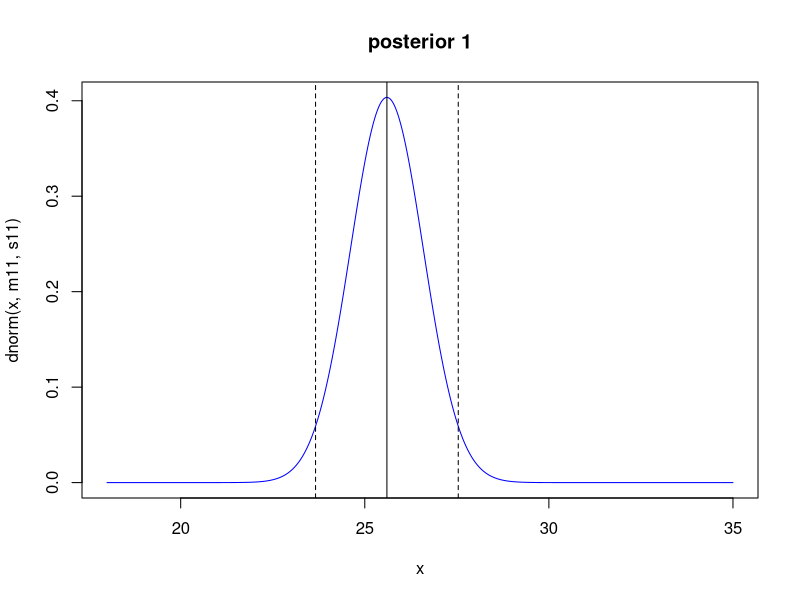
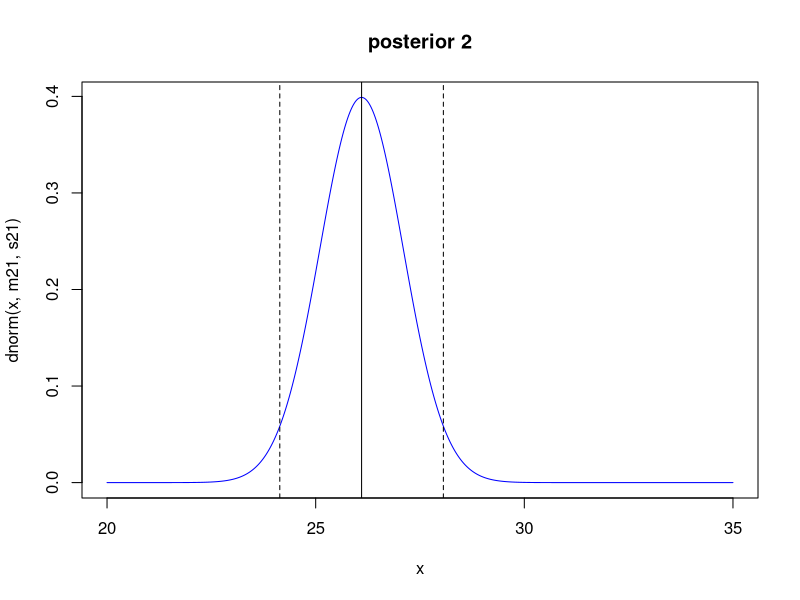
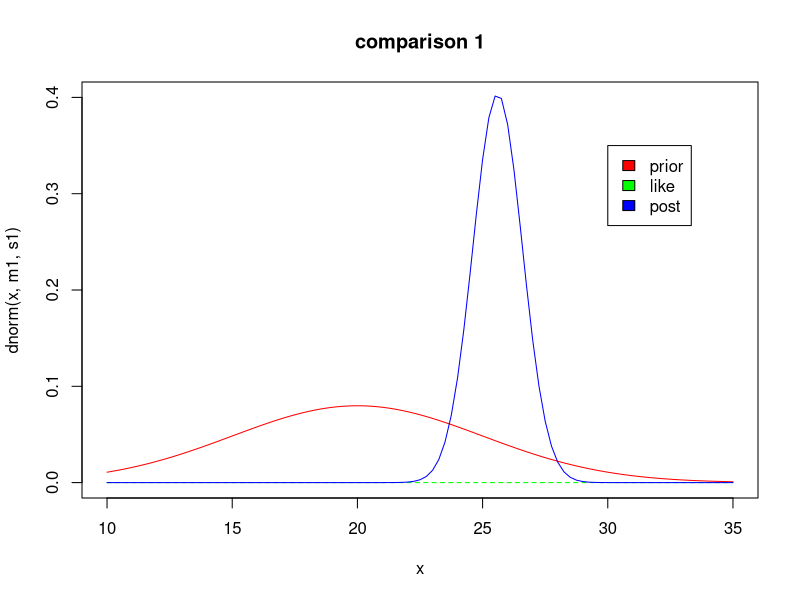
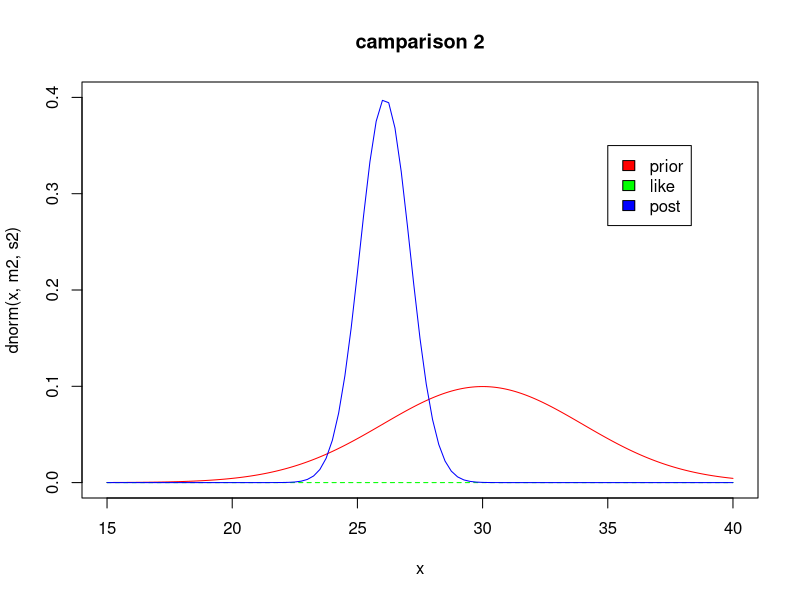
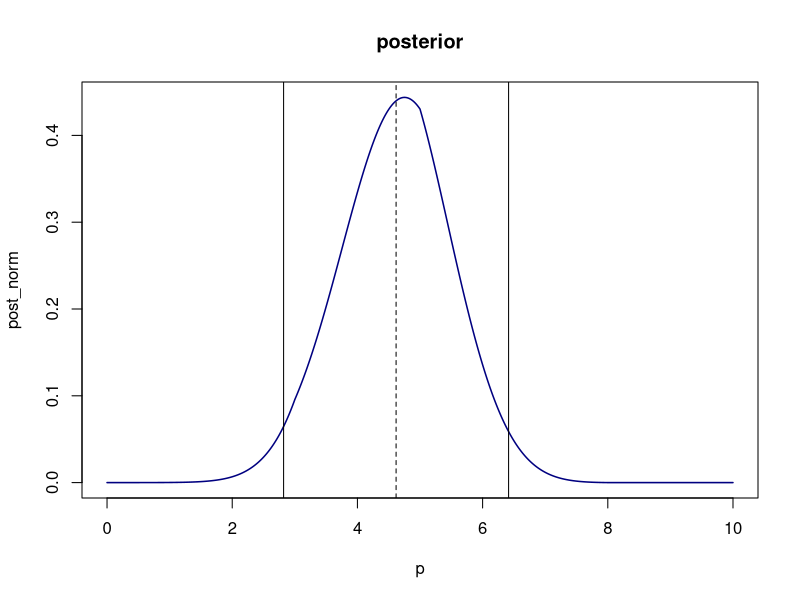
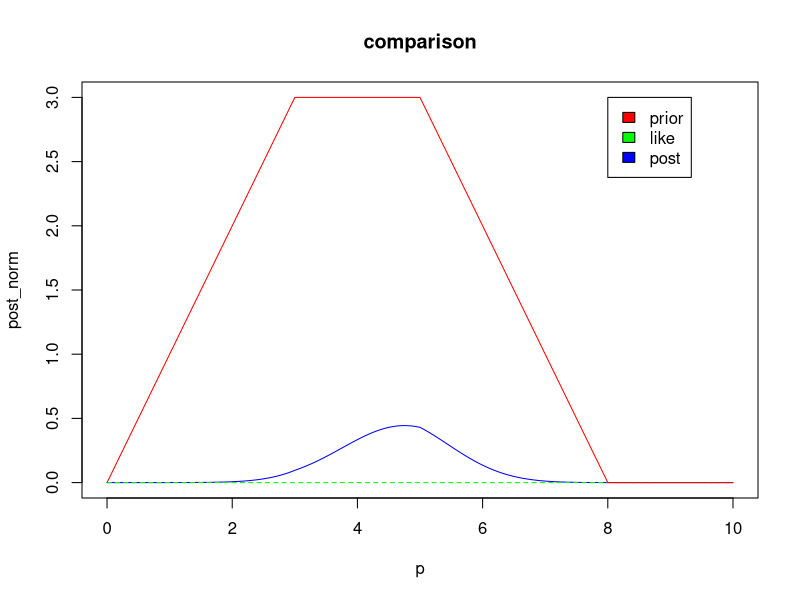
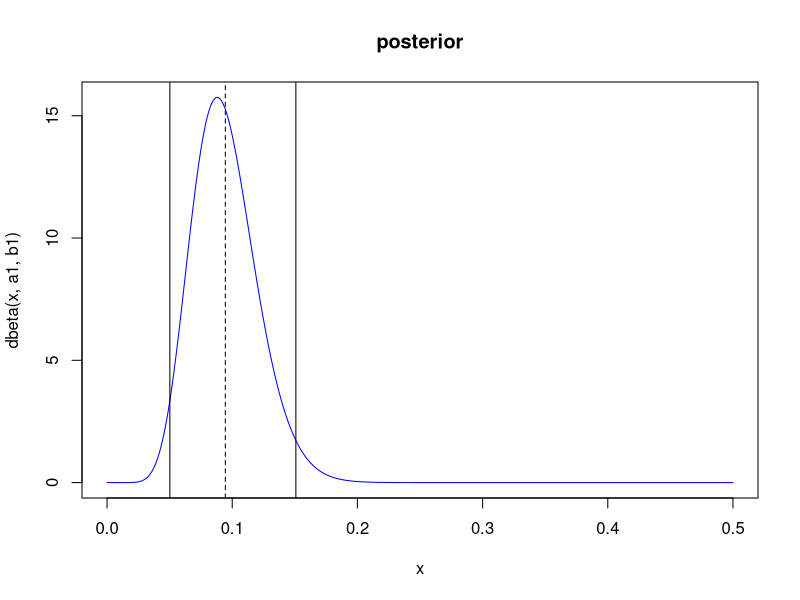
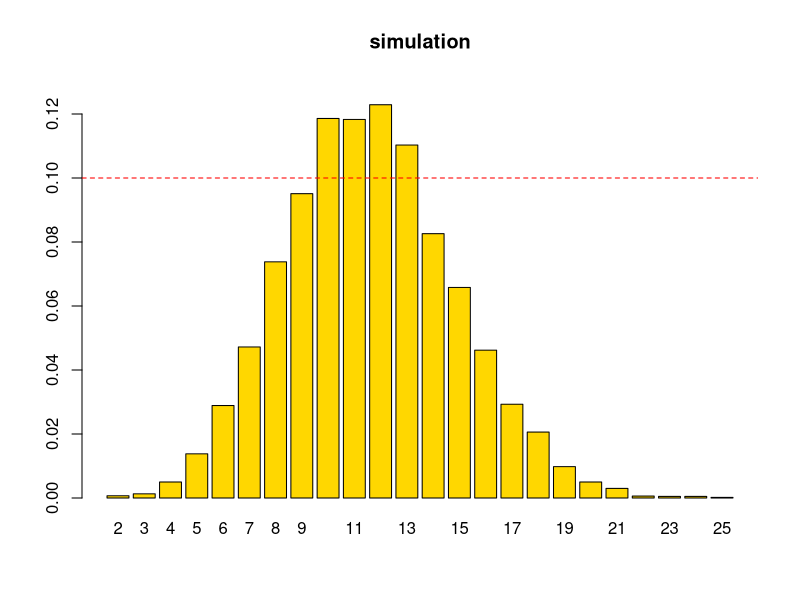

Write the R code that produced these figures, in order.
## ---- chunk 1
obs <- c(26.8, 31.9, 28.0, 26.3, 28.5, 18.6, 28.3,
         27.2, 22.3, 28.5, 20.9, 25.0, 16.3, 27.5, 31.5)

n <- 15
mu <- mean(obs)
sigma <- 4

m_norm_norm <- function(m, s, n, mu, sigma) {
    (1/s^2)*m/(n/sigma^2+1/s^2) + (n/sigma^2)*mu/(n/sigma^2+1/s^2)
}

s_norm_norm <- function(s, n, sigma) {
    sqrt((sigma^2+n*s^2)/(sigma^2*s^2))
}

likelihood <- function(x){
  like <- 1
for(i in obs){
  like <- like*dnorm(x, i, 4)
  }
  return(like)
}
  
#norm(20, 5)
m1 <- 20
s1 <- 5

m11 <- m_norm_norm(m1, s1, n, mu, sigma)
s11 <- s_norm_norm(s1, n, sigma)

a11 <- qnorm(0.025, m11, s11)
b11 <- qnorm(0.975, m11, s11)

x <- seq(18, 35, 0.01)
plot(x, dnorm(x, m11, s11), type='l', col='blue', main='posterior 1')
abline(v=m11, lty=1)
abline(v=a11, lty=2)
abline(v=b11, lty=2)

#norm(30, 4)
m2 <- 30
s2 <- 4

m21 <- m_norm_norm(m2, s2, n, mu, sigma)
s21 <- s_norm_norm(s2, n, sigma)

a21 <- qnorm(0.025, m21, s21)
b21 <- qnorm(0.975, m21, s21)

x <- seq(20, 35, 0.01)
plot(x, dnorm(x, m21, s21), type='l', col='blue', main='posterior 2')
abline(v=m21, lty=1)
abline(v=a21, lty=2)
abline(v=b21, lty=2)

#prior - like - post


x <- seq(10, 35, 0.1)
plot(x, dnorm(x, m1, s1), type='l', col='red', ylim=c(0, 0.4), main='comparison 1')
curve(likelihood(x), add=TRUE, col='green', lty=2)
curve(dnorm(x, m11, s11), add=TRUE, col='blue')
legend(30, 0.35, c('prior', 'like', 'post'), fill=c('red', 'green', 'blue'))


x <- seq(15, 40, 0.1)
plot(x, dnorm(x, m2, s2), type='l', col='red', ylim=c(0, 0.4), main='camparison 2')
curve(likelihood(x), add=TRUE, col='green', lty=2)
curve(dnorm(x, m21, s21), add=TRUE, col='blue')
legend(35, 0.35, c('prior', 'like', 'post'), fill=c('red', 'green', 'blue'))

#confdence level
cf1 <- b11-a11
cf2 <- b21-a21
## ---- chunk 2
#like
obs <- c(4.09, 4.79, 4.68, 4.49, 1.87, 5.85, 2.62, 5.09, 
         5.58, 2.40, 8.68, 6.27, 4.07, 6.30, 4.78, 4.47)

n <- 16
mu <- mean(obs)
sigma <- 2

#like
likelihood <- function(x){
  like <- 1
for(i in obs){
  like <- like*dnorm(x, i, 4)
  }
  return(like)
}

#prior
prior <- function(x) {
  ifelse(x>0 & x<=3, x, ifelse(x>3 & x<=5, 3, ifelse(x>5 & x<=8, 8-x, 0)))
}

n_sample <- 20000
delta_p <- 10/n_sample
p <- seq(from=1/(2*n_sample), by=delta_p , length.out=n_sample)
#posterior
post <- likelihood(p)*prior(p)
post_norm <- post /( delta_p*sum(post))
plot(p, post_norm, type="l", lwd=1.5, col='navy', main='posterior')
#mode
mode <- p[which.max(post_norm)]
#mean
E <- delta_p*sum(p*post_norm)
abline(v=E, lty=2)
#confidence
E2 <- delta_p*sum(p^2*post_norm)
s <- sqrt(E2 - E^2)
abline(v=E - 2*s, lty=1)
abline(v=E + 2*s, lty=1)

#try plot
x <- seq(0, 10, 0.01)
plot(p, post_norm, type='l', col='blue', ylim=c(0, max(prior(x))), main='comparison')
curve(likelihood(x), add=TRUE, col='green', lty=2)
curve(prior(x), add=TRUE, col='red')
legend(8, 3, c('prior', 'like', 'post'), fill=c('red', 'green', 'blue'))
## ---- chunk 3
#frequentist estimator
y <- 11
n <- 116
pf <- y/n

#bayesian estimator
a <- 1
b <- 10

a1 <- a+y
b1 <- b+n-y

pb1 <- a1/(a1+b1)

#posterior
x <- seq(0, 0.5, 0.001)
plot(x, dbeta(x, a1, b1), type='l', col='blue', main='posterior')
mu1 <- pb1
var1 <- a1*b1/((a1+b1)^2*(a1+b1+1))
s1 <- sqrt(var1)
x1 <- qbeta(0.025, a1, b1)
x2 <- qbeta(0.975, a1, b1)
abline(v=mu1, lty=2)
abline(v=x1)
abline(v=x2)

#hypotesis test - frequentist 
p0 <- 0.1

sim <- rbinom(10000, n, p0)
library(tibble)
X <- tibble(sim)
library(dplyr)
Y <- count(X, X$sim)
Y$n <- Y$n/10000
barplot(Y$n, names.arg=Y$'X$sim', col='gold', ylim=c(0, 0.13), main='simulation')
abline(h=p0, lty=2, col='red')
# we observe y = 11, which lies inside the acceptance region -> we don't reject the null hypotesis

#hypotesis test - bayesian1
conf1 <- c(x1, x2) #p0 lies inside the interval, we do not reject the null hypothesis
## ---- chunk 4
#frequentist estimator
y <- 9
n <- 165
pf <- y/n

#bayesian estimator
a <- 1
b <- 10

a2 <- a+y
b2 <- b+n-y
pb2 <- a2/(a2+b2)

a3 <- a2+y
b3 <- a2+n-y
pb3 <- a3/(a3+b3)

#posterior beta
x <- seq(0, 0.5, 0.001)
plot(x, dbeta(x, a2, b2), type='l', col='blue', main='posterior 1')
mu2 <- pb2
var2 <- a2*b2/((a2+b2)^2*(a2+b2+1))
s2 <- sqrt(var2)
x21 <- qbeta(0.025, a2, b2)
x22 <- qbeta(0.975, a2, b2)
abline(v=mu2, lty=2)
abline(v=x21)
abline(v=x22)

plot(x, dbeta(x, a3, b3), type='l', col='blue', main='posterior 2')
mu3 <- pb3
var3 <- a3*b3/((a3+b3)^2*(a3+b3+1))
s3 <- sqrt(var3)
x31 <- qbeta(0.025, a3, b3)
x32 <- qbeta(0.975, a3, b3)
abline(v=mu3, lty=2)
abline(v=x31)
abline(v=x32)

#hypotesis test - frequentist 
p0 <- 0.1

sim <- rbinom(10000, n, p0)
library(tibble)
X <- tibble(sim)
library(dplyr)
Y <- count(X, X$sim)
Y$n <- Y$n/10000
barplot(Y$n, names.arg=Y$'X$sim', col='gold', ylim=c(0, 0.13), main='simulation')
abline(h=p0, lty=2, col='red')
# we observe y = 9, which dosen't lie inside the acceptance region -> we reject the null hypotesis

#hypotesis test - bayesian2
conf2 <- c(x21, x22) #p0 doesn't lie inside the interval, we  reject the null hypothesis

#hypotesis test - bayesian3
conf3 <- c(x31, x32) #p0 lies inside the interval, we do not reject the null hypothesis
